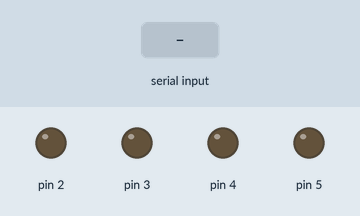
Simulated run of this sketch. Board: Arduino Uno, built with avr-gcc and run on an emulated ATmega328P. On the bench: output pins drawn as LEDs (lit = HIGH). The test bench sets the inputs (shaded band). Pins used as bus, display or sensor lines are not drawn.

Above: at 1.2 s.
1.3 s: "90,45\n" received over Serial
At 1.8 s:
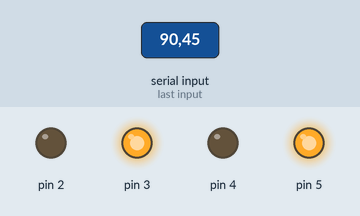
3.0 s: "2\n" received over Serial
At 3.6 s:
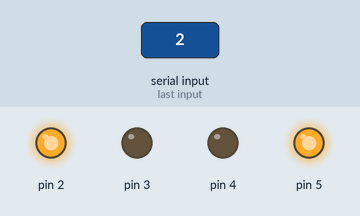
4.5 s: "30,150\n" received over Serial
At 5.8 s:
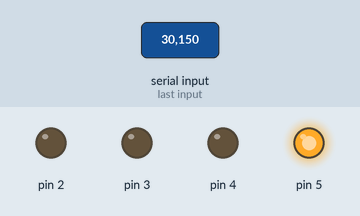
6.1 s: "3\n" received over Serial
At 7.2 s:
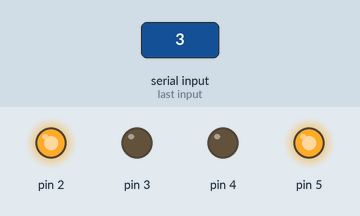
7.6 s: "1\n" received over Serial
At 8.3 s:
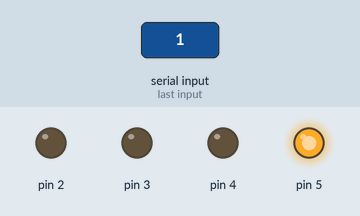
Timing chart, 0 to 10.1 s (numbered marks = the images above; inputs shaded):
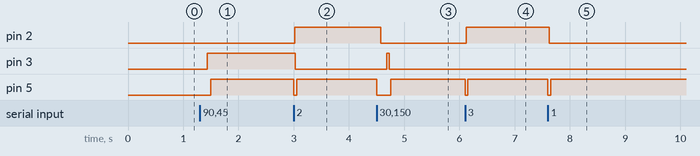

The sketch:

third_one.ino
```cpp
void setup()
{
  pinMode(1, OUTPUT);
  pinMode(2, OUTPUT);
  pinMode(3, OUTPUT);
  pinMode(4, OUTPUT);
  pinMode(5, OUTPUT);

  Serial.begin(9600);
}
int income;
void loop()
{
  if(Serial.available()>0)
  {
    income=Serial.read()-'0';
    switch(income)
    {
      case 1:
            ledflash1();
            break;
      case 2:
            ledflash2();break;
      case 3:
            ledflash3();break;
      case 4:
            ledflash4();break;
      case 5:
            ledflash5();break;
      case 6:
            ledflash6();break;
      case 7:
            ledflash7();break;
      case 8:
            ledflash8();break;
      case 9:
            ledflash9();break;
      case 0:
            ledflash0();break;
      default:
            break;
    }
  }
}


void ledflash1()
{
  digitalWrite(5,LOW);
  delay(10);
  digitalWrite(1,HIGH);
  delay(10);
  digitalWrite(2,LOW);
  delay(10);
  digitalWrite(3,LOW);
  delay(10);
  digitalWrite(4,LOW);
  delay(10);
  digitalWrite(5,HIGH);
}
void ledflash2()
{
  digitalWrite(5,LOW);
  delay(10);
  digitalWrite(1,LOW);
  delay(10);
  digitalWrite(2,HIGH);
  delay(10);
  digitalWrite(3,LOW);
  delay(10);
  digitalWrite(4,LOW);
  delay(10);
  digitalWrite(5,HIGH);
}
void ledflash3()
{
  digitalWrite(5,LOW);
  delay(10);
  digitalWrite(1,HIGH);
  delay(10);
  digitalWrite(2,HIGH);
  delay(10);
  digitalWrite(3,LOW);
  delay(10);
  digitalWrite(4,LOW);
  delay(10);
  digitalWrite(5,HIGH);
}
void ledflash4()
{
  digitalWrite(5,LOW);
  delay(10);
  digitalWrite(1,LOW);
  delay(10);
  digitalWrite(2,LOW);
  delay(10);
  digitalWrite(3,HIGH);
  delay(10);
  digitalWrite(4,LOW);
  delay(10);
  digitalWrite(5,HIGH);
}
void ledflash5()
{
  digitalWrite(5,LOW);
  delay(10);
  digitalWrite(1,HIGH);
  delay(10);
  digitalWrite(2,LOW);
  delay(10);
  digitalWrite(3,HIGH);
  delay(10);
  digitalWrite(4,LOW);
  delay(10);
  digitalWrite(5,HIGH);
}
void ledflash6()
{
  digitalWrite(5,LOW);
  delay(10);
  digitalWrite(1,LOW);
  delay(10);
  digitalWrite(2,HIGH);
  delay(10);
  digitalWrite(3,HIGH);
  delay(10);
  digitalWrite(4,LOW);
  delay(10);
  digitalWrite(5,HIGH);
}
void ledflash7()
{
  digitalWrite(5,LOW);
  delay(10);
  digitalWrite(1,HIGH);
  delay(10);
  digitalWrite(2,HIGH);
  delay(10);
  digitalWrite(3,HIGH);
  delay(10);
  digitalWrite(4,LOW);
  delay(10);
  digitalWrite(5,HIGH);
}
void ledflash8()
{
  digitalWrite(5,LOW);
  delay(10);
  digitalWrite(1,LOW);
  delay(10);
  digitalWrite(2,LOW);
  delay(10);
  digitalWrite(3,LOW);
  delay(10);
  digitalWrite(4,HIGH);
  delay(10);
  digitalWrite(5,HIGH);
}
void ledflash9()
{
  digitalWrite(5,LOW);
  delay(10);
  digitalWrite(1,HIGH);
  delay(10);
  digitalWrite(2,LOW);
  delay(10);
  digitalWrite(3,LOW);
  delay(10);
  digitalWrite(4,LOW);
  delay(10);
  digitalWrite(5,HIGH);
}
 void ledflash0()
{
  digitalWrite(5,LOW);
  delay(10);
  digitalWrite(1,LOW);
  delay(10);
  digitalWrite(2,LOW);
  delay(10);
  digitalWrite(3,LOW);
  delay(10);
  digitalWrite(4,LOW);
  delay(10);
  digitalWrite(5,HIGH);
}
```

Morse.cpp
```cpp
#include "Arduino.h"
#include "Morse.h"

Morse::Morse(int pin)
{
	pinMode(pin,OUTPUT);
	_pin=pin;
}

void Morse::dot()
{
	digitalWrite(_pin,HIGH);
	delay(250);
	digitalWrite(_pin,LOW);
	delay(250);
}

void Morse::dash()
{
	digitalWrite(_pin,HIGH);
	delay(1000);
	digitalWrite(_pin,LOW);
	delay(250);
}
```

Morse.h
```cpp
#ifndef _MORSE_H
#define _MORSE_H
class Morse
{
  public:
    Morse(int pin);
    void dot();
    void dash();
  private:
    int _pin;
};
#endif /*_MORSE_H*/
```

Measured:
- after the input at 1.3 s, pin 3: LOW → HIGH after 0.13 s; pin 5: LOW → HIGH after 0.20 s
- after the input at 3.0 s, pin 2: LOW → HIGH at once; pin 3: HIGH → LOW at once; pin 5: HIGH → LOW at once, → HIGH 0.05 s later
- after the input at 4.5 s, pin 2: HIGH → LOW after 0.07 s; pin 3: LOW → HIGH after 0.18 s, → LOW 0.05 s later; pin 5: HIGH → LOW at once, → HIGH 0.25 s later
- after the input at 6.1 s, pin 2: LOW → HIGH at once; pin 5: HIGH → LOW at once, → HIGH 0.05 s later
- after the input at 7.6 s, pin 2: HIGH → LOW at once; pin 5: HIGH → LOW at once, → HIGH 0.05 s later
